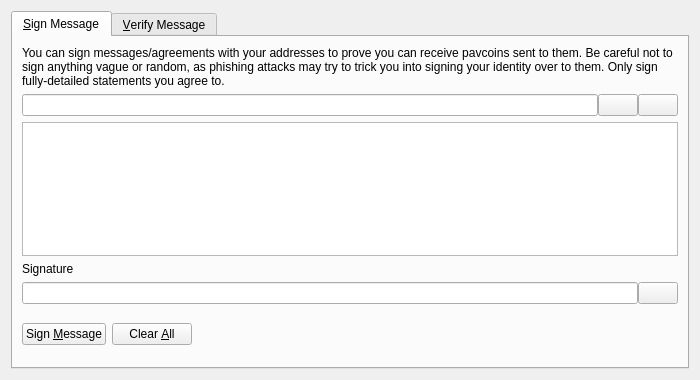
<?xml version="1.0" encoding="UTF-8"?>
<ui version="4.0">
 <class>SignVerifyMessageDialog</class>
 <widget class="QDialog" name="SignVerifyMessageDialog">
  <property name="geometry">
   <rect>
    <x>0</x>
    <y>0</y>
    <width>700</width>
    <height>380</height>
   </rect>
  </property>
  <property name="windowTitle">
   <string>Signatures - Sign / Verify a Message</string>
  </property>
  <property name="modal">
   <bool>true</bool>
  </property>
  <layout class="QVBoxLayout" name="verticalLayout">
   <item>
    <widget class="QTabWidget" name="tabWidget">
     <property name="currentIndex">
      <number>0</number>
     </property>
     <widget class="QWidget" name="tabSignMessage">
      <attribute name="title">
       <string>&amp;Sign Message</string>
      </attribute>
      <layout class="QVBoxLayout" name="verticalLayout_SM">
       <item>
        <widget class="QLabel" name="infoLabel_SM">
         <property name="text">
          <string>You can sign messages/agreements with your addresses to prove you can receive pavcoins sent to them. Be careful not to sign anything vague or random, as phishing attacks may try to trick you into signing your identity over to them. Only sign fully-detailed statements you agree to.</string>
         </property>
         <property name="textFormat">
          <enum>Qt::PlainText</enum>
         </property>
         <property name="wordWrap">
          <bool>true</bool>
         </property>
        </widget>
       </item>
       <item>
        <layout class="QHBoxLayout" name="horizontalLayout_1_SM">
         <property name="spacing">
          <number>0</number>
         </property>
         <item>
          <widget class="QValidatedLineEdit" name="addressIn_SM">
           <property name="toolTip">
            <string>The Pavcoin address to sign the message with</string>
           </property>
          </widget>
         </item>
         <item>
          <widget class="QPushButton" name="addressBookButton_SM">
           <property name="toolTip">
            <string>Choose previously used address</string>
           </property>
           <property name="text">
            <string/>
           </property>
           <property name="icon">
            <iconset resource="../bitcoin.qrc">
             <normaloff>:/icons/address-book</normaloff>:/icons/address-book</iconset>
           </property>
           <property name="shortcut">
            <string>Alt+A</string>
           </property>
           <property name="autoDefault">
            <bool>false</bool>
           </property>
          </widget>
         </item>
         <item>
          <widget class="QPushButton" name="pasteButton_SM">
           <property name="toolTip">
            <string>Paste address from clipboard</string>
           </property>
           <property name="text">
            <string/>
           </property>
           <property name="icon">
            <iconset resource="../bitcoin.qrc">
             <normaloff>:/icons/editpaste</normaloff>:/icons/editpaste</iconset>
           </property>
           <property name="shortcut">
            <string>Alt+P</string>
           </property>
           <property name="autoDefault">
            <bool>false</bool>
           </property>
          </widget>
         </item>
        </layout>
       </item>
       <item>
        <widget class="QPlainTextEdit" name="messageIn_SM">
         <property name="toolTip">
          <string>Enter the message you want to sign here</string>
         </property>
        </widget>
       </item>
       <item>
        <widget class="QLabel" name="signatureLabel_SM">
         <property name="text">
          <string>Signature</string>
         </property>
         <property name="textFormat">
          <enum>Qt::PlainText</enum>
         </property>
        </widget>
       </item>
       <item>
        <layout class="QHBoxLayout" name="horizontalLayout_2_SM">
         <property name="spacing">
          <number>0</number>
         </property>
         <item>
          <widget class="QLineEdit" name="signatureOut_SM">
           <property name="font">
            <font>
             <italic>true</italic>
            </font>
           </property>
           <property name="readOnly">
            <bool>true</bool>
           </property>
          </widget>
         </item>
         <item>
          <widget class="QPushButton" name="copySignatureButton_SM">
           <property name="toolTip">
            <string>Copy the current signature to the system clipboard</string>
           </property>
           <property name="text">
            <string/>
           </property>
           <property name="icon">
            <iconset resource="../bitcoin.qrc">
             <normaloff>:/icons/editcopy</normaloff>:/icons/editcopy</iconset>
           </property>
           <property name="autoDefault">
            <bool>false</bool>
           </property>
          </widget>
         </item>
        </layout>
       </item>
       <item>
        <layout class="QHBoxLayout" name="horizontalLayout_3_SM">
         <item>
          <widget class="QPushButton" name="signMessageButton_SM">
           <property name="toolTip">
            <string>Sign the message to prove you own this Pavcoin address</string>
           </property>
           <property name="text">
            <string>Sign &amp;Message</string>
           </property>
           <property name="icon">
            <iconset resource="../bitcoin.qrc">
             <normaloff>:/icons/edit</normaloff>:/icons/edit</iconset>
           </property>
           <property name="autoDefault">
            <bool>false</bool>
           </property>
          </widget>
         </item>
         <item>
          <widget class="QPushButton" name="clearButton_SM">
           <property name="toolTip">
            <string>Reset all sign message fields</string>
           </property>
           <property name="text">
            <string>Clear &amp;All</string>
           </property>
           <property name="icon">
            <iconset resource="../bitcoin.qrc">
             <normaloff>:/icons/remove</normaloff>:/icons/remove</iconset>
           </property>
           <property name="autoDefault">
            <bool>false</bool>
           </property>
          </widget>
         </item>
         <item>
          <spacer name="horizontalSpacer_1_SM">
           <property name="orientation">
            <enum>Qt::Horizontal</enum>
           </property>
           <property name="sizeHint" stdset="0">
            <size>
             <width>40</width>
             <height>48</height>
            </size>
           </property>
          </spacer>
         </item>
         <item>
          <widget class="QLabel" name="statusLabel_SM">
           <property name="font">
            <font>
             <weight>75</weight>
             <bold>true</bold>
            </font>
           </property>
           <property name="text">
            <string/>
           </property>
           <property name="wordWrap">
            <bool>true</bool>
           </property>
          </widget>
         </item>
         <item>
          <spacer name="horizontalSpacer_2_SM">
           <property name="orientation">
            <enum>Qt::Horizontal</enum>
           </property>
           <property name="sizeHint" stdset="0">
            <size>
             <width>40</width>
             <height>48</height>
            </size>
           </property>
          </spacer>
         </item>
        </layout>
       </item>
      </layout>
     </widget>
     <widget class="QWidget" name="tabVerifyMessage">
      <attribute name="title">
       <string>&amp;Verify Message</string>
      </attribute>
      <layout class="QVBoxLayout" name="verticalLayout_VM">
       <item>
        <widget class="QLabel" name="infoLabel_VM">
         <property name="text">
          <string>Enter the receiver's address, message (ensure you copy line breaks, spaces, tabs, etc. exactly) and signature below to verify the message. Be careful not to read more into the signature than what is in the signed message itself, to avoid being tricked by a man-in-the-middle attack. Note that this only proves the signing party receives with the address, it cannot prove sendership of any transaction!</string>
         </property>
         <property name="textFormat">
          <enum>Qt::PlainText</enum>
         </property>
         <property name="alignment">
          <set>Qt::AlignLeading|Qt::AlignLeft|Qt::AlignTop</set>
         </property>
         <property name="wordWrap">
          <bool>true</bool>
         </property>
        </widget>
       </item>
       <item>
        <layout class="QHBoxLayout" name="horizontalLayout_1_VM">
         <property name="spacing">
          <number>0</number>
         </property>
         <item>
          <widget class="QValidatedLineEdit" name="addressIn_VM">
           <property name="toolTip">
            <string>The Pavcoin address the message was signed with</string>
           </property>
          </widget>
         </item>
         <item>
          <widget class="QPushButton" name="addressBookButton_VM">
           <property name="toolTip">
            <string>Choose previously used address</string>
           </property>
           <property name="text">
            <string/>
           </property>
           <property name="icon">
            <iconset resource="../bitcoin.qrc">
             <normaloff>:/icons/address-book</normaloff>:/icons/address-book</iconset>
           </property>
           <property name="shortcut">
            <string>Alt+A</string>
           </property>
           <property name="autoDefault">
            <bool>false</bool>
           </property>
          </widget>
         </item>
        </layout>
       </item>
       <item>
        <widget class="QPlainTextEdit" name="messageIn_VM"/>
       </item>
       <item>
        <widget class="QValidatedLineEdit" name="signatureIn_VM"/>
       </item>
       <item>
        <layout class="QHBoxLayout" name="horizontalLayout_2_VM">
         <item>
          <widget class="QPushButton" name="verifyMessageButton_VM">
           <property name="toolTip">
            <string>Verify the message to ensure it was signed with the specified Pavcoin address</string>
           </property>
           <property name="text">
            <string>Verify &amp;Message</string>
           </property>
           <property name="icon">
            <iconset resource="../bitcoin.qrc">
             <normaloff>:/icons/transaction_0</normaloff>:/icons/transaction_0</iconset>
           </property>
           <property name="autoDefault">
            <bool>false</bool>
           </property>
          </widget>
         </item>
         <item>
          <widget class="QPushButton" name="clearButton_VM">
           <property name="toolTip">
            <string>Reset all verify message fields</string>
           </property>
           <property name="text">
            <string>Clear &amp;All</string>
           </property>
           <property name="icon">
            <iconset resource="../bitcoin.qrc">
             <normaloff>:/icons/remove</normaloff>:/icons/remove</iconset>
           </property>
           <property name="autoDefault">
            <bool>false</bool>
           </property>
          </widget>
         </item>
         <item>
          <spacer name="horizontalSpacer_1_VM">
           <property name="orientation">
            <enum>Qt::Horizontal</enum>
           </property>
           <property name="sizeHint" stdset="0">
            <size>
             <width>40</width>
             <height>48</height>
            </size>
           </property>
          </spacer>
         </item>
         <item>
          <widget class="QLabel" name="statusLabel_VM">
           <property name="font">
            <font>
             <weight>75</weight>
             <bold>true</bold>
            </font>
           </property>
           <property name="text">
            <string/>
           </property>
           <property name="wordWrap">
            <bool>true</bool>
           </property>
          </widget>
         </item>
         <item>
          <spacer name="horizontalSpacer_2_VM">
           <property name="orientation">
            <enum>Qt::Horizontal</enum>
           </property>
           <property name="sizeHint" stdset="0">
            <size>
             <width>40</width>
             <height>48</height>
            </size>
           </property>
          </spacer>
         </item>
        </layout>
       </item>
      </layout>
     </widget>
    </widget>
   </item>
  </layout>
 </widget>
 <customwidgets>
  <customwidget>
   <class>QValidatedLineEdit</class>
   <extends>QLineEdit</extends>
   <header>qvalidatedlineedit.h</header>
  </customwidget>
 </customwidgets>
 <resources>
  <include location="../bitcoin.qrc"/>
 </resources>
 <connections/>
</ui>
